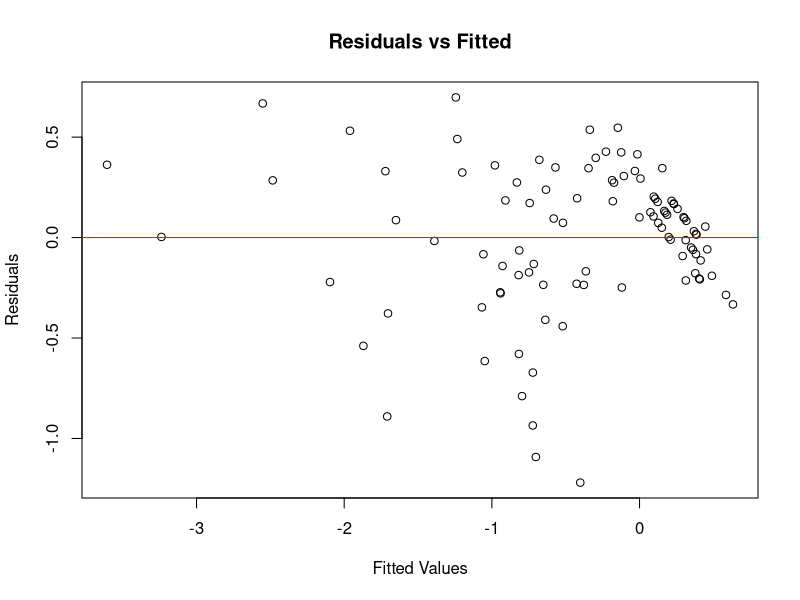
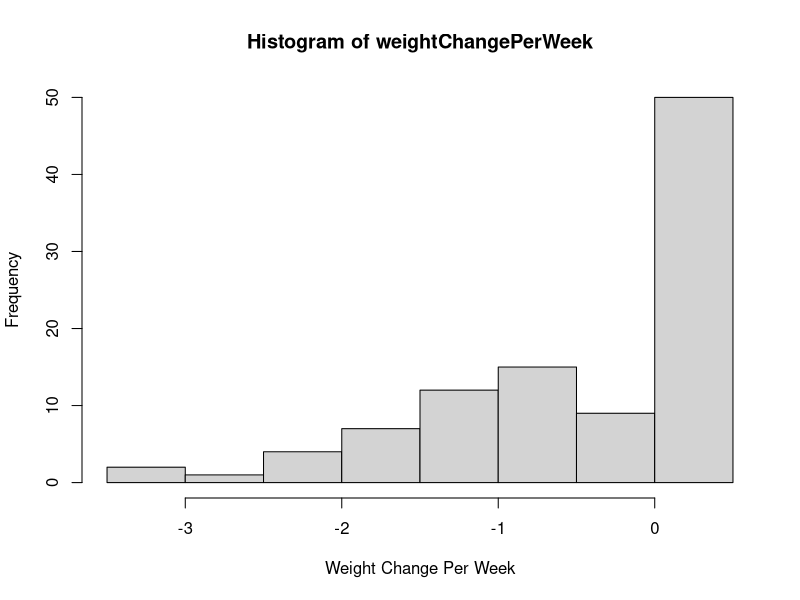
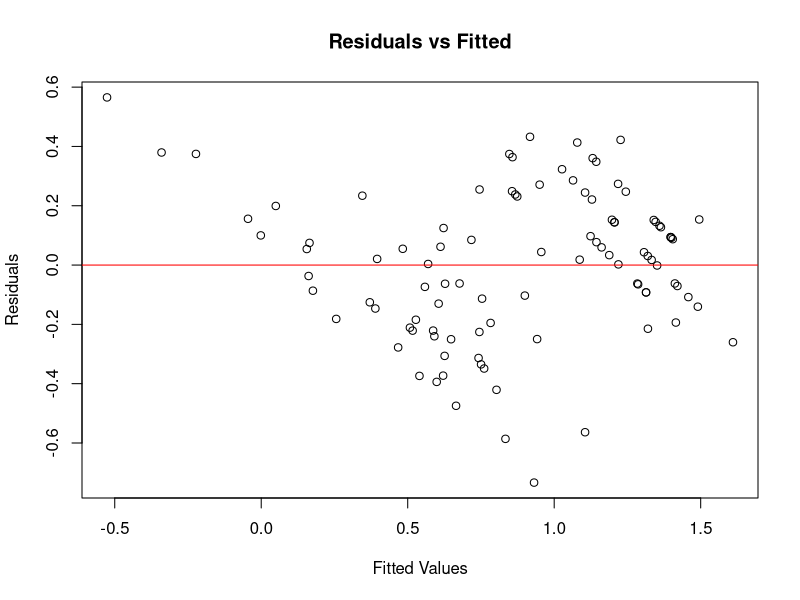
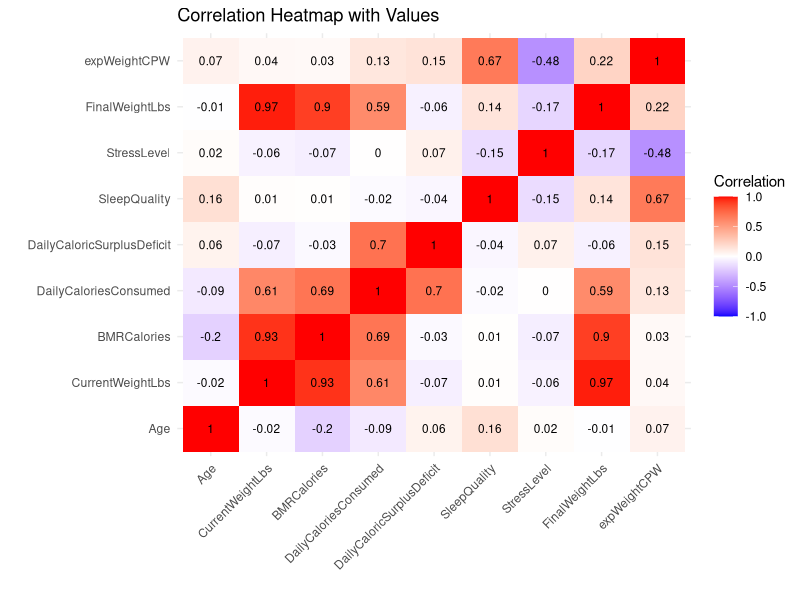
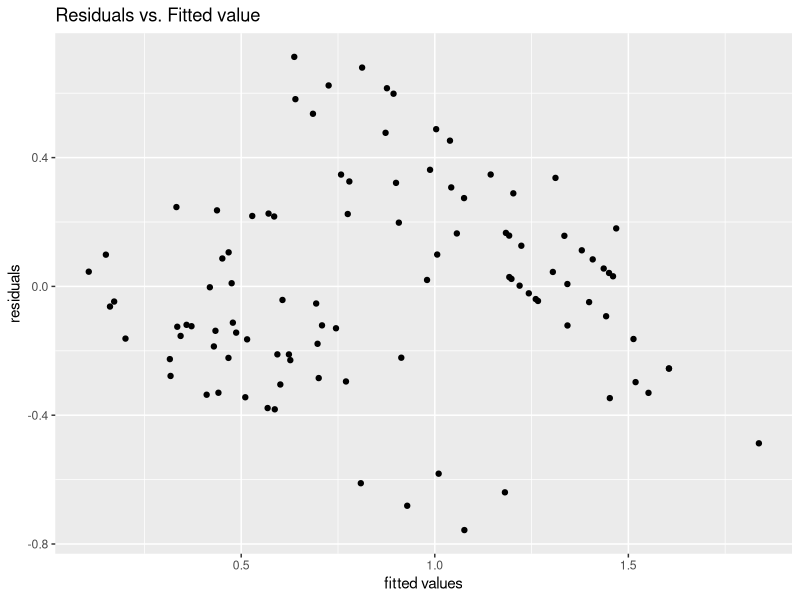
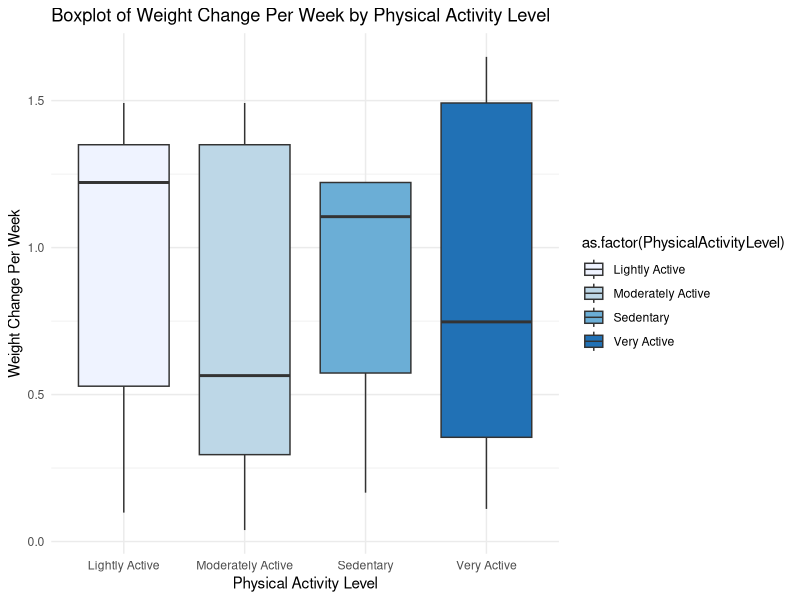
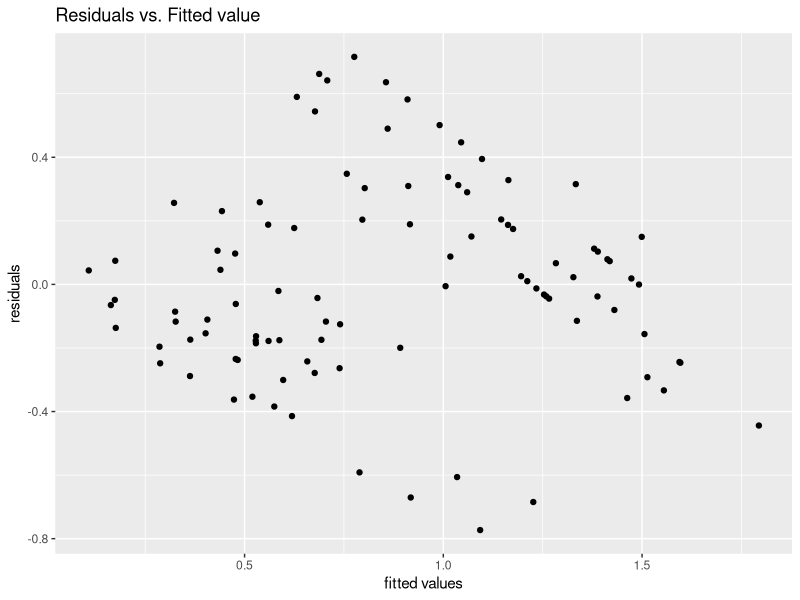
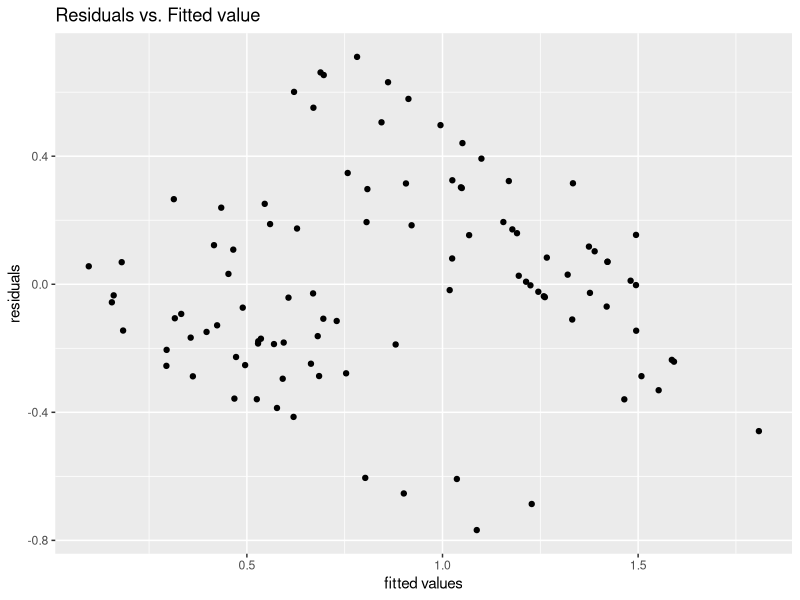

Here is the R script that generated these plots, in order:
## ---- chunk 1
library(leaps)
library(dplyr)
library(ggplot2)
library(car)
library(reshape2)
## ---- chunk 2
weightData <- read.table("weight_change_dataset.csv", header=TRUE, sep=",")
head(weightData)
## ---- chunk 3

#we treate sleep quality and stress level treat as continuous variables since the levels have a meaningful progression or rank (e.g., increasing physical effort or impact on health).

cleanWeight <- weightData %>%
  mutate(
    Sleep.Quality = case_when(
      Sleep.Quality == "Excellent" ~ 4,
      Sleep.Quality == "Good" ~ 3,
      Sleep.Quality == "Fair" ~ 2,
      Sleep.Quality == "Poor" ~ 1
    )
  )


colnames(cleanWeight) <- c(
  "ParticipantID", "Age", "Gender", 
  "CurrentWeightLbs", "BMRCalories", "DailyCaloriesConsumed", 
  "DailyCaloricSurplusDeficit", "WeightChangeLbs", "DurationWeeks", 
  "PhysicalActivityLevel", "SleepQuality", "StressLevel", 
  "FinalWeightLbs"
)

# Convert categorical variables into factors
cleanWeight <- cleanWeight %>%
  mutate(
    Gender = factor(Gender, levels = c("M", "F"))
  )

#make ratio by weight and duration
#by gradescope suggestion 3

cleanWeight <- cleanWeight %>%
  mutate(weightChangePerWeek = WeightChangeLbs / DurationWeeks) %>%
  select(-ParticipantID, -WeightChangeLbs, -DurationWeeks)

head(cleanWeight)
## ---- chunk 4
model <- lm(weightChangePerWeek ~ ., data = cleanWeight)
plot(model$fitted.values, residuals(model), 
     main = "Residuals vs Fitted",
     xlab = "Fitted Values", 
     ylab = "Residuals")
abline(h = 0, col = "red")
## ---- chunk 5
hist(cleanWeight$weightChangePerWeek, 
     main = "Histogram of weightChangePerWeek", 
     xlab = "Weight Change Per Week")
## ---- chunk 6
model <- lm(exp(weightChangePerWeek) ~ ., data = cleanWeight)
plot(model$fitted.values, residuals(model), 
     main = "Residuals vs Fitted",
     xlab = "Fitted Values", 
     ylab = "Residuals")
abline(h = 0, col = "red")
## ---- chunk 7
expWeight <- cleanWeight %>%
  mutate(expWeightCPW = exp(weightChangePerWeek)) %>%
  subset(select = -c(weightChangePerWeek) )
## ---- chunk 8
numeric_data <- expWeight %>%
  select(where(is.numeric))

# Compute correlation matrix
cor_matrix <- cor(numeric_data, use = "complete.obs")

# Melt the correlation matrix for visualization
cor_melt <- melt(cor_matrix)

# Create the heatmap
ggplot(cor_melt, aes(x = Var1, y = Var2, fill = value)) +
  geom_tile() +
  geom_text(aes(label = round(value, 2)), color = "black", size = 3) +
  scale_fill_gradient2(low = "blue", high = "red", mid = "white", midpoint = 0, 
                       limit = c(-1, 1), space = "Lab", name = "Correlation") +
  theme_minimal() +
  theme(axis.text.x = element_text(angle = 45, hjust = 1)) +
  labs(title = "Correlation Heatmap with Values", x = "", y = "")
## ---- chunk 9
vif_model <- lm(expWeightCPW ~ ., data = expWeight)

# Calculate VIF
vif_values <- vif(vif_model)

# Print VIF values
print(vif_values)
## ---- chunk 10
#Incredible High VIF mulicolinearly so delete one vairable
expWeight <- expWeight %>%
  select(-DailyCaloriesConsumed)


vif_model <- lm(expWeightCPW ~ ., data = expWeight)

# Calculate VIF
vif_values <- vif(vif_model)

# Print VIF values
print(vif_values)
## ---- chunk 11
expWeight <- expWeight %>%
  select(-BMRCalories)


vif_model <- lm(expWeightCPW ~ ., data = expWeight)

# Calculate VIF
vif_values <- vif(vif_model)

# Print VIF values
print(vif_values)
## ---- chunk 12
expWeight <- expWeight %>%
  select(-FinalWeightLbs)


vif_model <- lm(expWeightCPW ~ ., data = expWeight)

# Calculate VIF
vif_values <- vif(vif_model)

# Print VIF values
print(vif_values)
## ---- chunk 13
regAll <- lm(expWeightCPW ~ .,  expWeight)
summary(regAll)
## ---- chunk 14
regAll %>%
  ggplot(aes(x = regAll$fitted.values , y = regAll$residuals)) +
  geom_point() +
   labs(title = "Residuals vs. Fitted value",
       x = "fitted values", y = "residuals")
## ---- chunk 15
ggplot(expWeight, aes(x = as.factor(PhysicalActivityLevel), y = expWeightCPW, fill = as.factor(PhysicalActivityLevel))) +
  geom_boxplot() +
  labs(title = "Boxplot of Weight Change Per Week by Physical Activity Level",
       x = "Physical Activity Level",
       y = "Weight Change Per Week") +
  scale_fill_brewer(palette = "Blues") +
  theme_minimal()
## ---- chunk 16
newCleanWeight <- expWeight

newCleanWeight$PhysicalActivityLevel <- as.character(newCleanWeight$PhysicalActivityLevel) 
newCleanWeight$PhysicalActivityLevel[newCleanWeight$PhysicalActivityLevel %in% c("Sedentary", "Lightly Active")] <- "low Activity"
newCleanWeight$PhysicalActivityLevel[newCleanWeight$PhysicalActivityLevel %in% c("Moderately Active", "Very Active")] <- "high Activity"

newCleanWeight$PhysicalActivityLevel <- as.factor(newCleanWeight$PhysicalActivityLevel)

regAll <- lm(expWeightCPW ~ .,  newCleanWeight)
summary(regAll)
newCleanWeight
## ---- chunk 17
regfull <- lm(expWeightCPW ~ DailyCaloricSurplusDeficit + SleepQuality +  StressLevel + Age + Gender + CurrentWeightLbs + PhysicalActivityLevel,  newCleanWeight)
summary(regfull)
## ---- chunk 18

regfull %>%
  ggplot(aes(x = regfull$fitted.values , y = regfull$residuals)) +
  geom_point() +
   labs(title = "Residuals vs. Fitted value",
       x = "fitted values", y = "residuals")
## ---- chunk 19
reg6 <- lm(expWeightCPW ~ DailyCaloricSurplusDeficit + SleepQuality +  StressLevel + Age + Gender + CurrentWeightLbs,  newCleanWeight)
summary(reg6)
## ---- chunk 20
reg6 %>%
  ggplot(aes(x = reg6$fitted.values , y = reg6$residuals)) +
  geom_point() +
   labs(title = "Residuals vs. Fitted value",
       x = "fitted values", y = "residuals")
## ---- chunk 21
reg5<- lm(expWeightCPW ~ DailyCaloricSurplusDeficit + SleepQuality +  StressLevel + Age + Gender,  newCleanWeight)
summary(reg5)
## ---- chunk 22
reg5 %>%
  ggplot(aes(x = reg5$fitted.values , y = reg5$residuals)) +
  geom_point() +
   labs(title = "Residuals vs. Fitted value",
       x = "fitted values", y = "residuals")
## ---- chunk 23
reg4<- lm(expWeightCPW ~ DailyCaloricSurplusDeficit + SleepQuality +  StressLevel + Gender,  newCleanWeight)
summary(reg4)
## ---- chunk 24
reg4 %>%
  ggplot(aes(x = reg6$fitted.values , y = reg4$residuals)) +
  geom_point() +
   labs(title = "Residuals vs. Fitted value",
       x = "fitted values", y = "residuals")
## ---- chunk 25
reg3<- lm(expWeightCPW ~ DailyCaloricSurplusDeficit + SleepQuality +  StressLevel,  newCleanWeight)
summary(reg3)
## ---- chunk 26
ggplot(reg3, aes(x = reg3$fitted.values, y = reg3$residuals)) +
  geom_point() +
  labs(title = "Residuals vs. Fitted value",
       x = "Fitted Value", y = "Residuals") +
  theme_minimal()

## ---- chunk 27
ggplot(newCleanWeight, aes(x = DailyCaloricSurplusDeficit, y = expWeightCPW, color = as.factor(SleepQuality))) +
  geom_point() +
  geom_smooth(method = "lm", se = FALSE) +
  labs(title = "PhysicalActivityLevel and SleepQuality",
       x = "Stress Level",
       y = "Weight Change Per Week")
## ---- chunk 28
ggplot(newCleanWeight, aes(x = DailyCaloricSurplusDeficit, y = expWeightCPW, color = as.factor(StressLevel))) +
  geom_point() +
  geom_smooth(method = "lm", se = FALSE) +
  labs(title = "PhysicalActivityLevel and SleepQuality",
       x = "Sleep Quality",
       y = "Weight Change Per Week")
## ---- chunk 29
regLab <- lm(exp(expWeightCPW) ~ DailyCaloricSurplusDeficit * SleepQuality + StressLevel,  newCleanWeight)
summary(regLab)
## ---- chunk 30
regLab <- lm(exp(expWeightCPW) ~ DailyCaloricSurplusDeficit * StressLevel +  SleepQuality,  newCleanWeight)
summary(regLab)
## ---- chunk 31
ggplot(data = cleanWeight, aes(x = SleepQuality, y = weightChangePerWeek)) +
  geom_point() +
  labs(title = "Linear vs Quadratic Fit", x = "Sleep Quality", y = "weight Change Per Week")

ggplot(data = cleanWeight, aes(x = StressLevel, y = weightChangePerWeek)) +
  geom_point() +
  labs(title = "Linear vs Quadratic Fit", x = "Stress Level", y = "weight Change Per Week")
## ---- chunk 32
n = nrow(cleanWeight)
squared_errors <- numeric(n)

# Perform LOOCV
for (i in 1:n) {
  train_data <- cleanWeight[-i, ]
  test_data <- cleanWeight[i, , drop = FALSE]
  predicted <- predict(reg3, newdata = test_data)
  squared_errors[i] <- (test_data$weightChangePerWeek - log(predicted))^2
}

loocv_mse <- mean(squared_errors)
cat("LOOCV Mean Squared Error:", loocv_mse, "\n")
## ---- chunk 33
summary(reg3)

plot(reg3$fitted.values, residuals(reg3), 
     main = "Residuals vs Fitted",
     xlab = "Fitted Values", 
     ylab = "Residuals")
abline(h = 0, col = "red")
## ---- chunk 34
plot(reg3)
